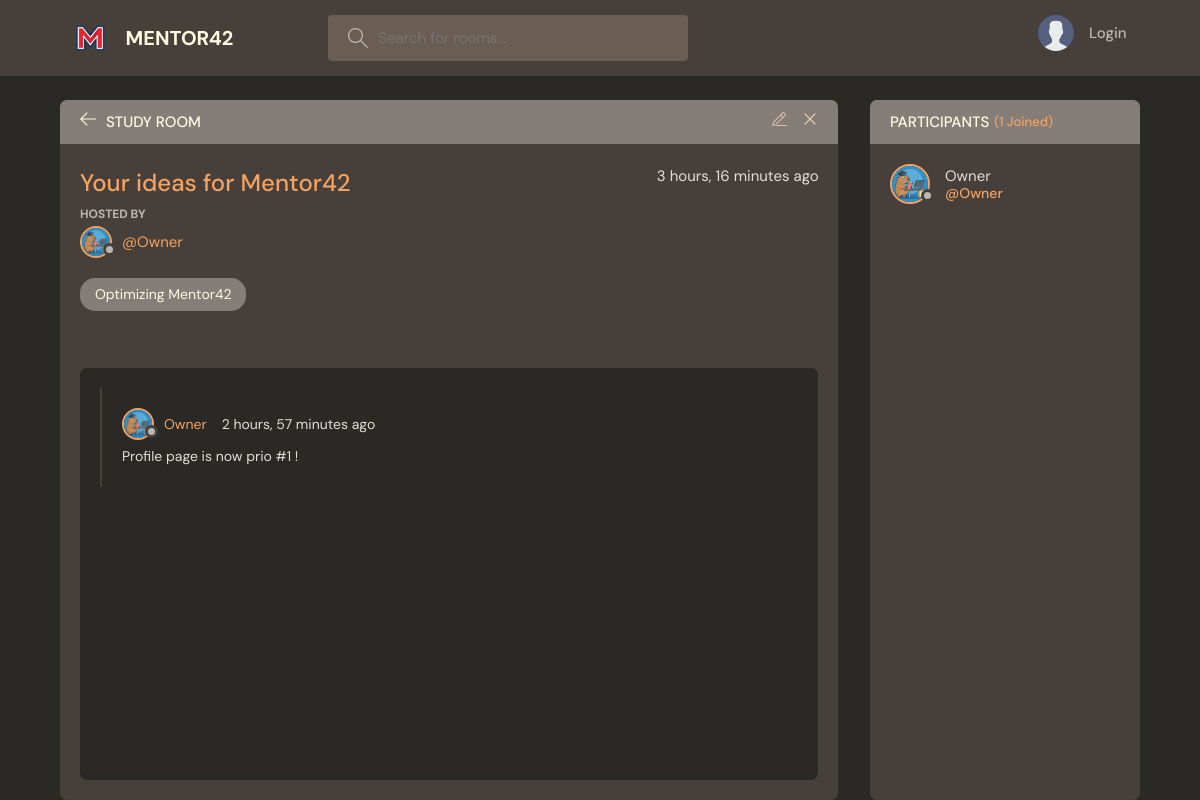
/room/20/, run on the app's committed database.
### base/models.py (models this page shows, shortened)
class Room(models.Model):
    host = models.ForeignKey(User, on_delete=models.SET_NULL, null=True)
    topic = models.ForeignKey(Topic, on_delete=models.SET_NULL, null=True)
    name = models.CharField(max_length=100)
    description = models.TextField(null=True, blank=True)
    participants = models.ManyToManyField(User, related_name='participants', blank=True)
    updated = models.DateTimeField(auto_now=True)
    created = models.DateTimeField(auto_now_add=True)
    updatedDate = models.DateField(auto_now=True)
    class Meta:
        ordering = ['-updated', '-created']

class Topic(models.Model):
    name = models.CharField(max_length=100)
    def __str__(self):
        return self.name

class Message(models.Model):
    user = models.ForeignKey(User, on_delete=models.CASCADE)
    room = models.ForeignKey(Room, on_delete=models.CASCADE)
    body = models.TextField()
    updated = models.DateTimeField(auto_now=True)
    created = models.DateTimeField(auto_now_add=True)
    class Meta:
        ordering = ['-updated', '-created']

### base/views.py (the view, shortened to what this page needs)
# urls.py: path('room/<str:pk>/', views.room, name='room'),
def room(request, pk):
    room = Room.objects.get(id=pk)
    room_messages = room.message_set.all()
    participants = room.participants.all()
    context = {'room': room, 'room_messages': room_messages,
               'participants': participants}
    return render(request, 'base/room.html', context)

### base/templates/base/room.html (shortened to what this page needs)
{% extends 'main.html' %}
{% load static %}
{% block content %}
    <main class="profile-page layout layout--2">
        <div class="container">
            <div class="room">
                <div class="room__top">
                    <div class="room__topLeft">
                        <a href="{% url 'home' %}">
                            <svg version="1.1" xmlns="http://www.w3.org/2000/svg" width="32" height="32"
                                 viewBox="0 0 32 32">
                                <title>arrow-left</title>
                                <path
                                        d="M13.723 2.286l-13.723 13.714 13.719 13.714 1.616-1.611-10.96-10.96h27.625v-2.286h-27.625l10.965-10.965-1.616-1.607z"
                                ></path>
                            </svg>
                        </a>
                        <h3>Study Room</h3>
                    </div>
                    <div class="room__topRight">
                        <a href="{% url 'update-room' room.id %}">
                        </a>
                        <a href="{% url 'delete-room' room.id %}">
                            <svg version="1.1" xmlns="http://www.w3.org/2000/svg" width="32" height="32"
                                 viewBox="0 0 32 32">
                                <title>remove</title>
                                <path
                                        d="M27.314 6.019l-1.333-1.333-9.98 9.981-9.981-9.981-1.333 1.333 9.981 9.981-9.981 9.98 1.333 1.333 9.981-9.98 9.98 9.98 1.333-1.333-9.98-9.98 9.98-9.981z"
                                ></path>
                            </svg>
                        </a>
                    </div>
                </div>
                <div class="room__box scroll">
                    <div class="room__header scroll">
                        <div class="room__info">
                            <h3>{{ room.name }}</h3>
                            <span>{{ room.created|timesince }} ago</span>
                        </div>
                        <div class="room__hosted">
                            <p>Hosted By</p>
                            <a href="{% url 'user-profile' room.host_id %}" class="room__author">
                                <div class="avatar avatar--small">
                                    <img src="{% static 'images/profile_teacher_img.png' %}"/>
                                </div>
                                <span>@{{ room.host.username }}</span>
                            </a>
                        </div>
                        <span class="room__topics">{{ room.topic }}</span>
                    </div>
                    <div class="room__conversation">
                        <div class="threads scroll">
                            {% for message in room_messages %}
                                <div class="thread">
                                    <div class="thread__top">
                                        <div class="thread__author">
                                            <a href="{% url 'user-profile' message.user.id %}"
                                               class="thread__authorInfo">
                                                <div class="avatar avatar--small">
                                                    <img src="{% static 'images/profile_teacher_img.png' %}"/>
                                                </div>
                                                <span>{{ message.user.username }}</span>
                                            </a>
                                            <span class="thread__date">{{ message.created|timesince }} ago</span>
                                        </div>
                                    </div>
                                    <div class="thread__details">
                                        {{ message.body }}
                                    </div>
                                </div>
                            {% endfor %}
                        </div>
                    </div>
                </div>
            </div>
            <div class="participants">
                <h3 class="participants__top">Participants <span>({{ participants.count }} Joined)</span></h3>
                <div class="participants__list scroll">
                    {% for user in participants %}
                        <a href="{% url 'user-profile' user.id %}" class="participant">
                            <div class="avatar avatar--medium">
                                <img src="{% static 'images/profile_teacher_img.png' %}"/>
                            </div>
                            <p>
                                {{ user.username }}
                                <span>@{{ user.username }}</span>
                            </p>
                        </a>
                    {% endfor %}
                </div>
            </div>
        </div>
    </main>
{% endblock content %}

### data on the page
Room: name "Your ideas for Mentor42", created "3 hours, 16 minutes", host.username "Owner", topic "Optimizing Mentor42"
Message: user.username "Owner", created "2 hours, 57 minutes", body "Profile page is now prio #1 !"

### other printed values
{{ participants.count }} "1"
{{ user.username }} "Owner"
